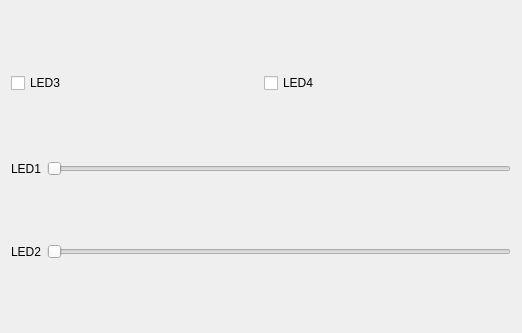
<?xml version="1.0" encoding="UTF-8"?>
<ui version="4.0">
 <class>Widget</class>
 <widget class="QWidget" name="Widget">
  <property name="geometry">
   <rect>
    <x>0</x>
    <y>0</y>
    <width>522</width>
    <height>333</height>
   </rect>
  </property>
  <property name="windowTitle">
   <string>Widget</string>
  </property>
  <layout class="QVBoxLayout" name="verticalLayout">
   <item>
    <layout class="QHBoxLayout" name="horizontalLayout_3">
     <item>
      <widget class="QCheckBox" name="checkBox">
       <property name="text">
        <string>LED3</string>
       </property>
      </widget>
     </item>
     <item>
      <widget class="QCheckBox" name="checkBox_2">
       <property name="text">
        <string>LED4</string>
       </property>
      </widget>
     </item>
    </layout>
   </item>
   <item>
    <layout class="QHBoxLayout" name="horizontalLayout">
     <item>
      <widget class="QLabel" name="label">
       <property name="text">
        <string>LED1</string>
       </property>
      </widget>
     </item>
     <item>
      <widget class="QSlider" name="horizontalSlider">
       <property name="orientation">
        <enum>Qt::Horizontal</enum>
       </property>
      </widget>
     </item>
    </layout>
   </item>
   <item>
    <layout class="QHBoxLayout" name="horizontalLayout_2">
     <item>
      <widget class="QLabel" name="label_2">
       <property name="text">
        <string>LED2</string>
       </property>
      </widget>
     </item>
     <item>
      <widget class="QSlider" name="horizontalSlider_2">
       <property name="orientation">
        <enum>Qt::Horizontal</enum>
       </property>
      </widget>
     </item>
    </layout>
   </item>
  </layout>
 </widget>
 <resources/>
 <connections/>
</ui>
